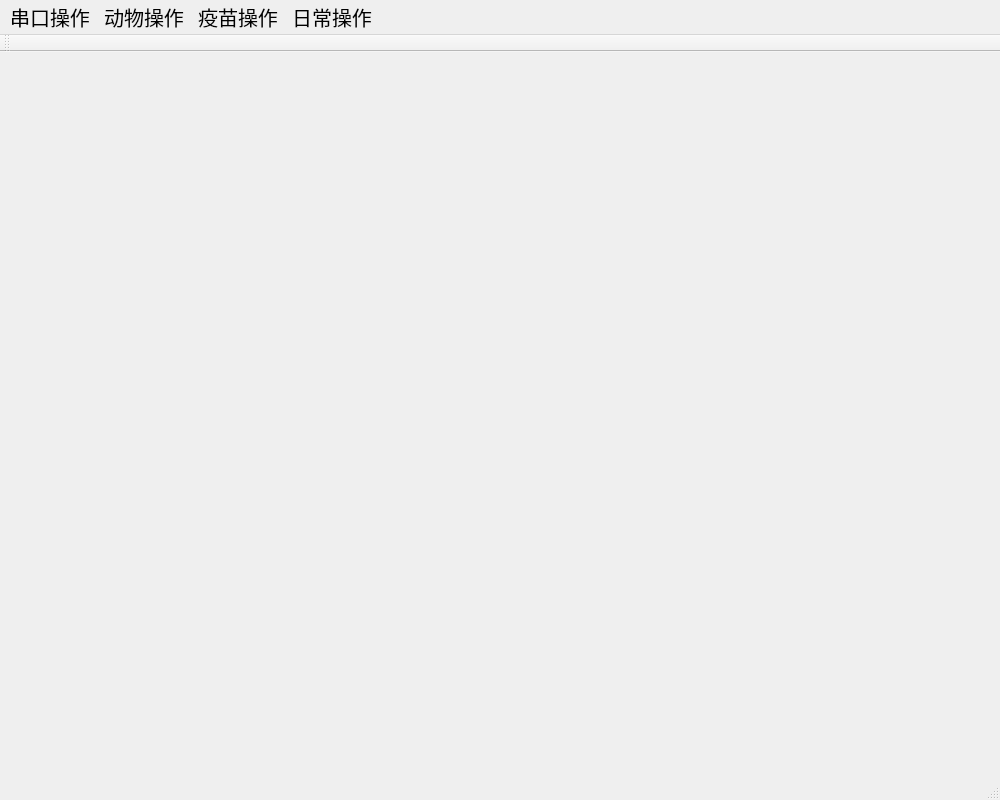
<?xml version="1.0" encoding="UTF-8"?>
<ui version="4.0">
 <class>MainWindow</class>
 <widget class="QMainWindow" name="MainWindow">
  <property name="geometry">
   <rect>
    <x>0</x>
    <y>0</y>
    <width>1000</width>
    <height>800</height>
   </rect>
  </property>
  <property name="windowTitle">
   <string>MainWindow</string>
  </property>
  <widget class="QWidget" name="centralWidget">
   <widget class="chuankouForm" name="widget" native="true">
    <property name="geometry">
     <rect>
      <x>0</x>
      <y>0</y>
      <width>1000</width>
      <height>800</height>
     </rect>
    </property>
   </widget>
   <widget class="zhuceForm" name="widget_2" native="true">
    <property name="geometry">
     <rect>
      <x>0</x>
      <y>0</y>
      <width>1000</width>
      <height>800</height>
     </rect>
    </property>
   </widget>
   <widget class="chakanForm" name="widget_3" native="true">
    <property name="geometry">
     <rect>
      <x>0</x>
      <y>0</y>
      <width>1000</width>
      <height>800</height>
     </rect>
    </property>
   </widget>
   <widget class="JieZhongForm" name="widget_4" native="true">
    <property name="geometry">
     <rect>
      <x>0</x>
      <y>0</y>
      <width>1000</width>
      <height>800</height>
     </rect>
    </property>
   </widget>
   <widget class="YiMiaoForm" name="widget_5" native="true">
    <property name="geometry">
     <rect>
      <x>0</x>
      <y>0</y>
      <width>1000</width>
      <height>800</height>
     </rect>
    </property>
   </widget>
   <widget class="JishuForm" name="widget_6" native="true">
    <property name="geometry">
     <rect>
      <x>0</x>
      <y>0</y>
      <width>1000</width>
      <height>800</height>
     </rect>
    </property>
   </widget>
   <widget class="WeightForm" name="widget_7" native="true">
    <property name="geometry">
     <rect>
      <x>0</x>
      <y>0</y>
      <width>1000</width>
      <height>800</height>
     </rect>
    </property>
   </widget>
  </widget>
  <widget class="QMenuBar" name="menuBar">
   <property name="geometry">
    <rect>
     <x>0</x>
     <y>0</y>
     <width>1000</width>
     <height>45</height>
    </rect>
   </property>
   <property name="maximumSize">
    <size>
     <width>1677215</width>
     <height>100</height>
    </size>
   </property>
   <property name="font">
    <font>
     <pointsize>15</pointsize>
    </font>
   </property>
   <widget class="QMenu" name="menu">
    <property name="geometry">
     <rect>
      <x>339</x>
      <y>129</y>
      <width>167</width>
      <height>105</height>
     </rect>
    </property>
    <property name="title">
     <string>串口操作</string>
    </property>
    <addaction name="action_0"/>
   </widget>
   <widget class="QMenu" name="menu_2">
    <property name="title">
     <string>动物操作</string>
    </property>
    <addaction name="action_1"/>
    <addaction name="action_2"/>
   </widget>
   <widget class="QMenu" name="menu_3">
    <property name="title">
     <string>疫苗操作</string>
    </property>
    <addaction name="action_3"/>
    <addaction name="action_4"/>
   </widget>
   <widget class="QMenu" name="menu_caozuo">
    <property name="title">
     <string>日常操作</string>
    </property>
    <addaction name="action_5"/>
    <addaction name="action_6"/>
   </widget>
   <addaction name="menu"/>
   <addaction name="menu_2"/>
   <addaction name="menu_3"/>
   <addaction name="menu_caozuo"/>
  </widget>
  <widget class="QToolBar" name="mainToolBar">
   <attribute name="toolBarArea">
    <enum>TopToolBarArea</enum>
   </attribute>
   <attribute name="toolBarBreak">
    <bool>false</bool>
   </attribute>
  </widget>
  <widget class="QStatusBar" name="statusBar"/>
  <action name="action_0">
   <property name="text">
    <string>串口操作</string>
   </property>
   <property name="font">
    <font>
     <pointsize>12</pointsize>
    </font>
   </property>
  </action>
  <action name="action_1">
   <property name="text">
    <string>添加动物</string>
   </property>
   <property name="font">
    <font>
     <pointsize>12</pointsize>
    </font>
   </property>
  </action>
  <action name="action_2">
   <property name="text">
    <string>查看动物信息</string>
   </property>
   <property name="font">
    <font>
     <pointsize>12</pointsize>
    </font>
   </property>
  </action>
  <action name="action_3">
   <property name="text">
    <string>接种操作</string>
   </property>
   <property name="font">
    <font>
     <pointsize>12</pointsize>
    </font>
   </property>
  </action>
  <action name="action_4">
   <property name="text">
    <string>疫苗操作</string>
   </property>
   <property name="font">
    <font>
     <pointsize>12</pointsize>
    </font>
   </property>
  </action>
  <action name="action_5">
   <property name="text">
    <string>出入计数</string>
   </property>
   <property name="font">
    <font>
     <pointsize>12</pointsize>
    </font>
   </property>
  </action>
  <action name="action_6">
   <property name="text">
    <string>称重</string>
   </property>
   <property name="font">
    <font>
     <pointsize>12</pointsize>
    </font>
   </property>
  </action>
 </widget>
 <layoutdefault spacing="6" margin="11"/>
 <customwidgets>
  <customwidget>
   <class>JieZhongForm</class>
   <extends>QWidget</extends>
   <header>jiezhongform.h</header>
   <container>1</container>
  </customwidget>
  <customwidget>
   <class>YiMiaoForm</class>
   <extends>QWidget</extends>
   <header>yimiaoform.h</header>
   <container>1</container>
  </customwidget>
  <customwidget>
   <class>chuankouForm</class>
   <extends>QWidget</extends>
   <header>chuankouform.h</header>
   <container>1</container>
  </customwidget>
  <customwidget>
   <class>zhuceForm</class>
   <extends>QWidget</extends>
   <header>zhuceform.h</header>
   <container>1</container>
  </customwidget>
  <customwidget>
   <class>chakanForm</class>
   <extends>QWidget</extends>
   <header>chakanform.h</header>
   <container>1</container>
  </customwidget>
  <customwidget>
   <class>WeightForm</class>
   <extends>QWidget</extends>
   <header>weightform.h</header>
   <container>1</container>
  </customwidget>
  <customwidget>
   <class>JishuForm</class>
   <extends>QWidget</extends>
   <header>jishuform.h</header>
   <container>1</container>
  </customwidget>
 </customwidgets>
 <resources/>
 <connections/>
</ui>
